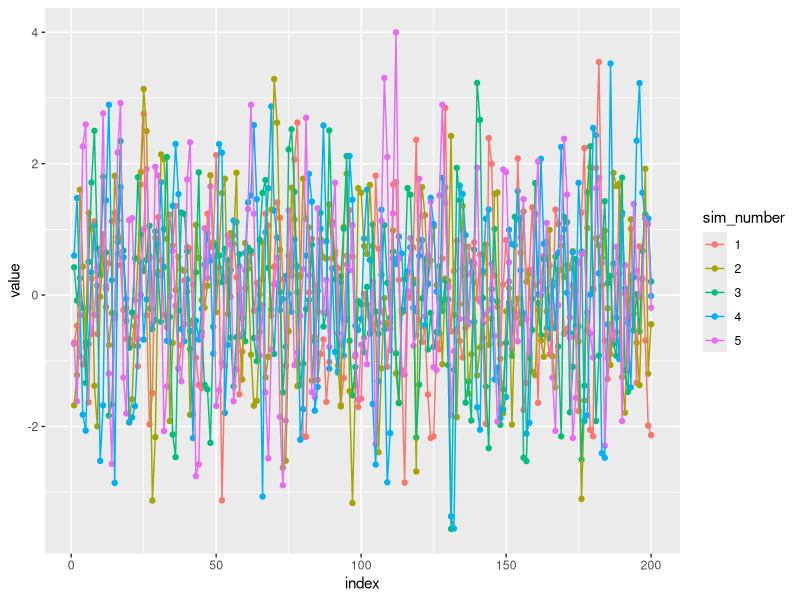
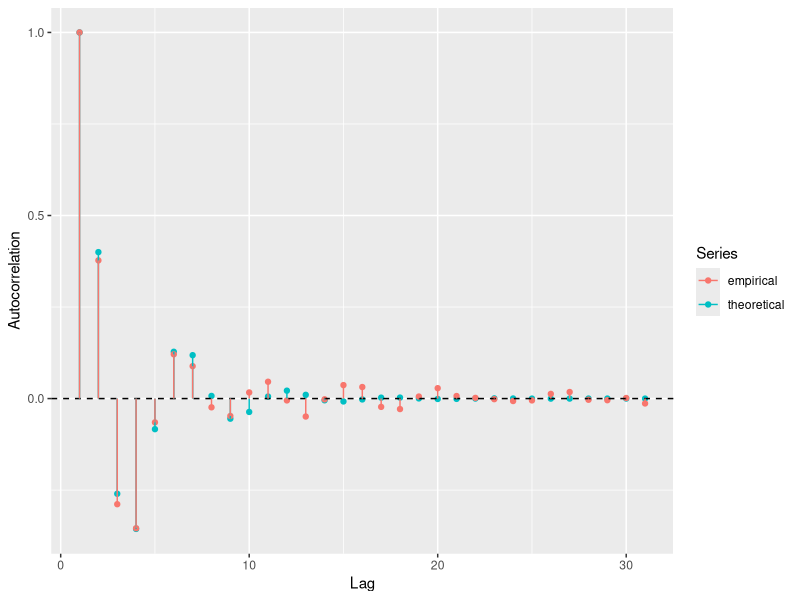

Write the R code that produced these figures, in order.
# Libraries to be used in this assignment
# install.packages("forecast")
# install.packages("tidyr")
# install.packages("ggpubr")
library(forecast)
library(ggplot2)
library(tidyr)
library(ggpubr)

setwd("..") # Move up to Time_series_assignments
setwd("Assignment3") # Move into Assignment3
print(getwd())


# ----------------------------- Exercise 1 -----------------------------------
# 1.1
# AR: arima.sim expects the negative of the given parameters.
# MA: expects the parameters as they are.

# Set seed for reproducibility
set.seed(123)
phi <- c(0.6, -0.5) # AR coefficients (flipped sign)
sim_number <- rep(1:5, each = 200)

for(i in 1:5){ 
  if(i == 1){
    simulated_data <- arima.sim(n=200, model=list(ar=phi), sd=1)
    final_simulated_data <- simulated_data
  } else{
    simulated_data <- arima.sim(n=200, model=list(ar=phi), sd=1)   
    final_simulated_data <- c(final_simulated_data,simulated_data)
  }
  
}

final_simulated_data <- data.frame(cbind(index = rep(1:200,times=5),value = final_simulated_data, sim_number = sim_number))

final_simulated_data$sim_number <- factor(final_simulated_data$sim_number)

ggplot(final_simulated_data, aes(x = index, y = value, color = sim_number, group = sim_number)) + 
  geom_point() +
  geom_line()

# 1.2 Calculate the empirical ACF of the simulation

# Recursive function to compute ACF
calculate_acf <- function(phi1, phi2, k, acf_values) {
  if (k == 0) {
    return(1)
  } else if (k == 1) {
    return(phi1 / (1 - phi2))
  } else {
    
    if(k-2 < 0){
      
      return(phi1 * acf_values[k] + phi2 * acf_values[k-1])
      
    } else{
      
      return(phi1 * acf_values[k] + phi2 * acf_values[k-1])
      
    }
  }
}

# Theoretical ACF values
phi1 <- 0.6
phi2 <- -0.5

# Number of lags
n_lags <- 30

# Initialize vector to store ACF values
acf_values <- numeric(n_lags + 1)

# Calculate ACF values recursively
for (k in 0:n_lags) {
  acf_values[k + 1] <- calculate_acf(phi1, phi2, k, acf_values)
}

# Empirical ACF values
acf_values_simulation <- Acf(final_simulated_data$value, lag.max = 30, plot = FALSE)

acf_dataframe <- data.frame(theoretical = acf_values, empirical = acf_values_simulation$acf)


# Reshape from wide to long
acf_dataframe_long <- pivot_longer(acf_dataframe, cols = c(theoretical, empirical), names_to = "type", values_to = "acf_value")

acf_dataframe_long$lag <-  rep(1:31,each = 2)

# Plot with ggplot2
ggplot(acf_dataframe_long, aes(x = lag, y = acf_value, color = type)) +
  geom_point()+
  geom_hline(yintercept = 0, linetype = "dashed") + 
  geom_segment(aes(xend = lag, yend = 0)) + 
  labs(x = "Lag", y = "Autocorrelation", color = "Series")

# 1.3


# ----------------------------- Exercise 2 -----------------------------------




# ----------------------------- Exercise 3 -----------------------------------

